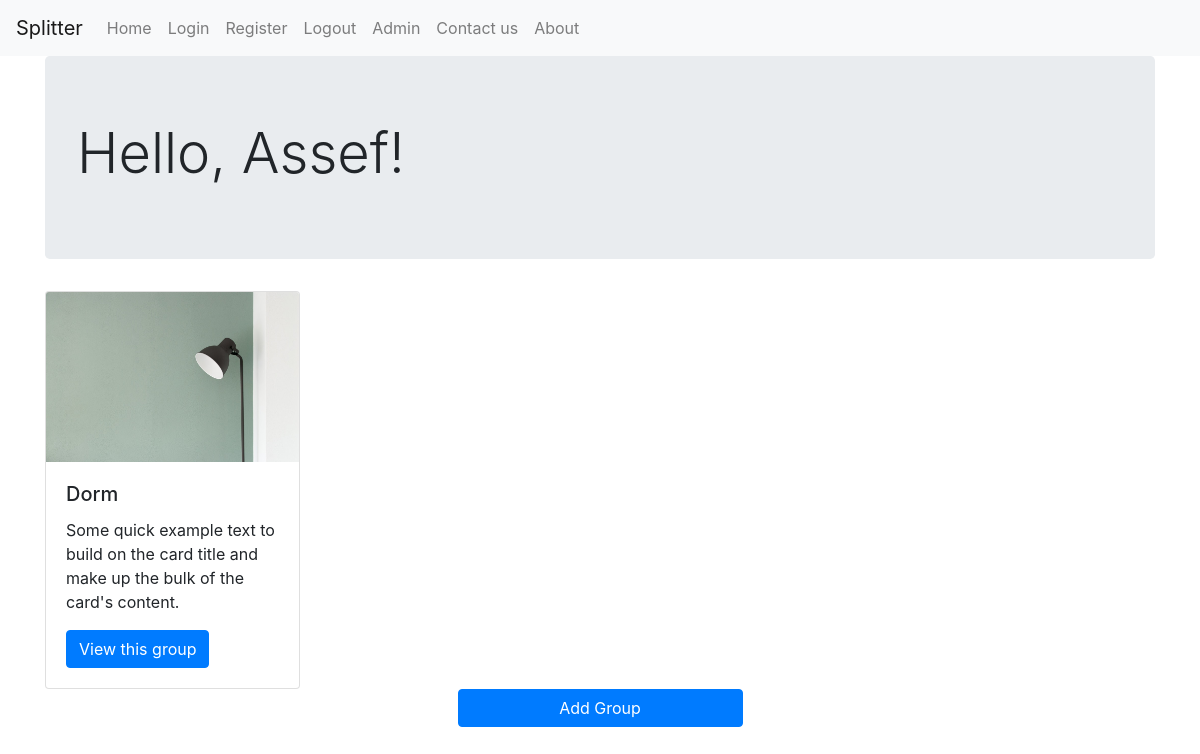
The app's page /ahmad (signed in), older data.
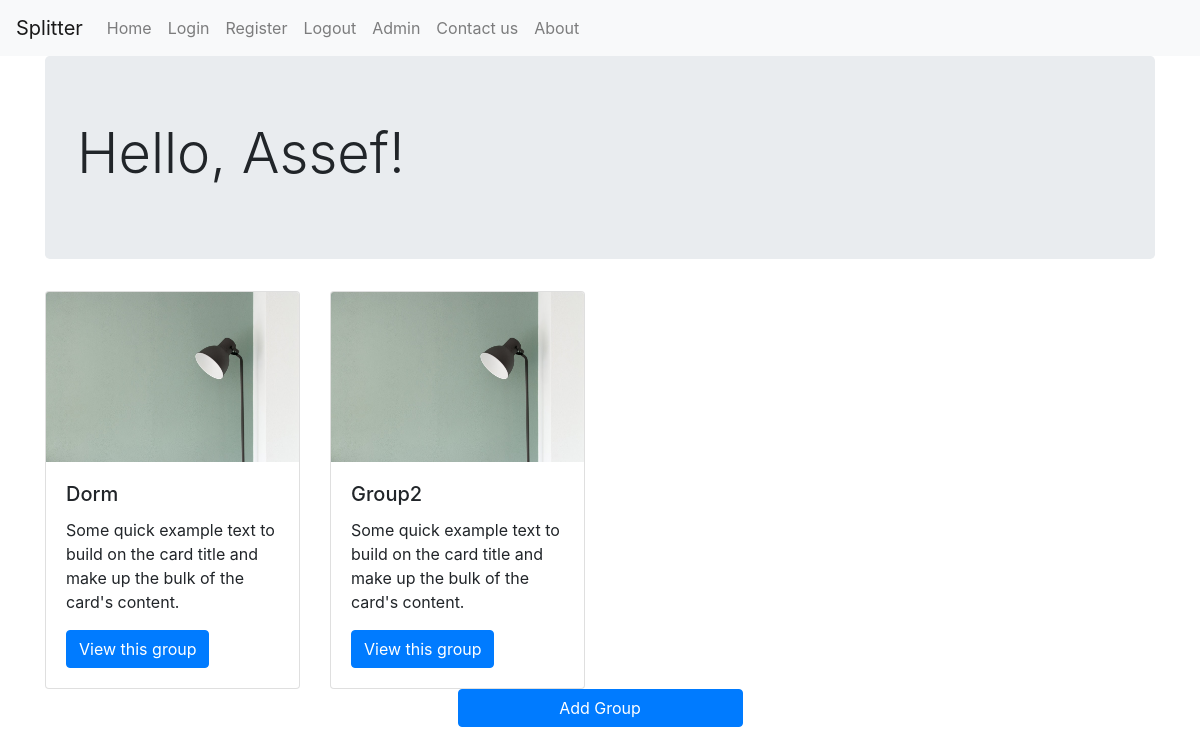
The same page, newer data.
### main/models.py (models this page shows, shortened)
class GroupMember(models.Model):
    group_fk = models.ForeignKey(Group, on_delete=models.CASCADE)
    member_fk = models.ForeignKey(Account, on_delete=models.CASCADE)
    balance = models.FloatField(default=0)

class Group(models.Model):
    group_id = models.SlugField(max_length=20, unique=True)
    group_name = models.CharField(max_length=20)
    admin_fk = models.ForeignKey(Account, on_delete=models.CASCADE)
    def get_absolute_url(self):
        return f"/{self.group_id}"

### main/views.py (the view)
# urls.py: path('<slug:username>', views.account_view),
@login_required
def account_view(request, username):
    account = Account.objects.get(user=request.user)
    groups = GroupMember.objects.filter(member_fk=account)
    context = {"title": "Account Detail",
               'account': account, 'groups': groups}
    template_name = 'account.html'
    return render(request, template_name, context)

### main/models.py (called while the page is built)
    def get_add_url(self):
        return f"/add-group"

### main/templates/account.html (shortened to what this page needs)
{% extends "base.html" %}
{% load static %}
{% block navbar %}
{% include 'navbar.html' %}
{% endblock %}
{% block content %}
<div class="jumbotron">
    <h1 class="display-4">Hello, {{ account.user.first_name }}!</h1>
</div>
<div class="row">
    {% for group in groups %}
    <div class="col col-12 col-sm-6 col-md-4 col-lg-3">
        <div class="card">
            <img src="{% static 'img/test.jpeg' %}" class="card-img-top" alt="img">
            <div class="card-body">
                <h5 class="card-title">{{ group.group_fk.group_name }}</h5>
                <p class="card-text">Some quick example text to build on the card title and make up the bulk of the
                    card's content.</p>
                <a href="{{ group.group_fk.get_absolute_url }}/veiw"
                    class="btn btn-primary">View this group</a>
            </div>
        </div>
    </div>
    {% endfor %}
</div>
<div class="row justify-content-center">
    <a class="btn btn-primary col col-10 col-sm-6 col-md-4 col-lg-3" href="{{ account.get_add_url }}" role="button">Add
        Group</a>
</div>
{% endblock %}

Row changes from the older to the newer data that the page shows:
added GroupMember: group_fk.group_name "Group2"
